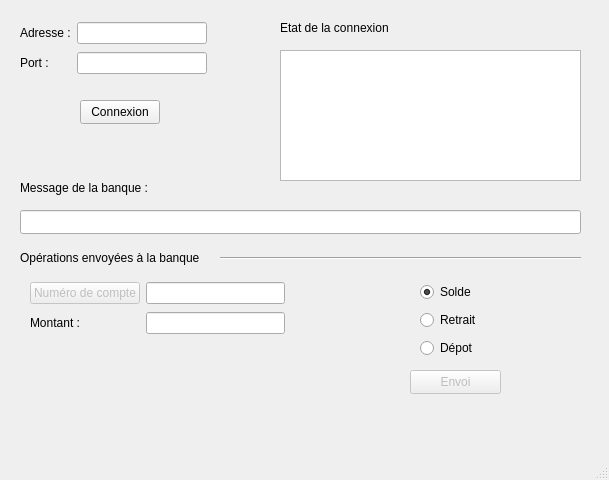
<?xml version="1.0" encoding="UTF-8"?>
<ui version="4.0">
 <class>DAB_MainWindow</class>
 <widget class="QMainWindow" name="DAB_MainWindow">
  <property name="geometry">
   <rect>
    <x>0</x>
    <y>0</y>
    <width>609</width>
    <height>480</height>
   </rect>
  </property>
  <property name="windowTitle">
   <string>DAB_MainWindow</string>
  </property>
  <widget class="QWidget" name="centralwidget">
   <widget class="QLabel" name="labelEtat">
    <property name="geometry">
     <rect>
      <x>280</x>
      <y>20</y>
      <width>131</width>
      <height>16</height>
     </rect>
    </property>
    <property name="text">
     <string>Etat de la connexion</string>
    </property>
   </widget>
   <widget class="QLabel" name="labelMessage">
    <property name="geometry">
     <rect>
      <x>20</x>
      <y>180</y>
      <width>141</width>
      <height>16</height>
     </rect>
    </property>
    <property name="text">
     <string>Message de la banque :</string>
    </property>
   </widget>
   <widget class="QLineEdit" name="lineEditMessage">
    <property name="geometry">
     <rect>
      <x>20</x>
      <y>210</y>
      <width>561</width>
      <height>24</height>
     </rect>
    </property>
    <property name="readOnly">
     <bool>true</bool>
    </property>
   </widget>
   <widget class="QLabel" name="labelOperation">
    <property name="geometry">
     <rect>
      <x>20</x>
      <y>250</y>
      <width>201</width>
      <height>16</height>
     </rect>
    </property>
    <property name="text">
     <string>Opérations envoyées à la banque</string>
    </property>
   </widget>
   <widget class="QPushButton" name="pushButtonConnexion">
    <property name="geometry">
     <rect>
      <x>80</x>
      <y>100</y>
      <width>80</width>
      <height>24</height>
     </rect>
    </property>
    <property name="text">
     <string>Connexion</string>
    </property>
   </widget>
   <widget class="QPushButton" name="pushButtonEnvoi">
    <property name="enabled">
     <bool>false</bool>
    </property>
    <property name="geometry">
     <rect>
      <x>410</x>
      <y>370</y>
      <width>91</width>
      <height>24</height>
     </rect>
    </property>
    <property name="text">
     <string>Envoi</string>
    </property>
    <property name="checkable">
     <bool>false</bool>
    </property>
    <property name="checked">
     <bool>false</bool>
    </property>
   </widget>
   <widget class="Line" name="line">
    <property name="geometry">
     <rect>
      <x>220</x>
      <y>250</y>
      <width>361</width>
      <height>16</height>
     </rect>
    </property>
    <property name="orientation">
     <enum>Qt::Horizontal</enum>
    </property>
   </widget>
   <widget class="QTextBrowser" name="textBrowserEtat">
    <property name="geometry">
     <rect>
      <x>280</x>
      <y>50</y>
      <width>301</width>
      <height>131</height>
     </rect>
    </property>
   </widget>
   <widget class="QWidget" name="">
    <property name="geometry">
     <rect>
      <x>20</x>
      <y>20</y>
      <width>187</width>
      <height>56</height>
     </rect>
    </property>
    <layout class="QGridLayout" name="gridLayout">
     <item row="0" column="0">
      <widget class="QLabel" name="labelAdresse">
       <property name="text">
        <string>Adresse :</string>
       </property>
      </widget>
     </item>
     <item row="0" column="1">
      <widget class="QLineEdit" name="lineEditAdresse"/>
     </item>
     <item row="1" column="0">
      <widget class="QLabel" name="labelPort">
       <property name="text">
        <string>Port :</string>
       </property>
      </widget>
     </item>
     <item row="1" column="1">
      <widget class="QLineEdit" name="lineEditPort"/>
     </item>
    </layout>
   </widget>
   <widget class="QWidget" name="">
    <property name="geometry">
     <rect>
      <x>30</x>
      <y>280</y>
      <width>255</width>
      <height>56</height>
     </rect>
    </property>
    <layout class="QGridLayout" name="gridLayout_2">
     <item row="0" column="0">
      <widget class="QPushButton" name="pushButtonNumeroCompte">
       <property name="enabled">
        <bool>false</bool>
       </property>
       <property name="text">
        <string>Numéro de compte</string>
       </property>
      </widget>
     </item>
     <item row="0" column="1">
      <widget class="QLineEdit" name="lineEditNumeroCompte"/>
     </item>
     <item row="1" column="0">
      <widget class="QLabel" name="labelMontant">
       <property name="text">
        <string>Montant :</string>
       </property>
      </widget>
     </item>
     <item row="1" column="1">
      <widget class="QLineEdit" name="lineEditMontant"/>
     </item>
    </layout>
   </widget>
   <widget class="QWidget" name="">
    <property name="geometry">
     <rect>
      <x>420</x>
      <y>280</y>
      <width>68</width>
      <height>80</height>
     </rect>
    </property>
    <layout class="QVBoxLayout" name="verticalLayout">
     <item>
      <widget class="QRadioButton" name="radioButtonSolde">
       <property name="text">
        <string>Solde</string>
       </property>
       <property name="checked">
        <bool>true</bool>
       </property>
      </widget>
     </item>
     <item>
      <widget class="QRadioButton" name="radioButtonRetrait">
       <property name="text">
        <string>Retrait</string>
       </property>
      </widget>
     </item>
     <item>
      <widget class="QRadioButton" name="radioButtonDepot">
       <property name="text">
        <string>Dépot</string>
       </property>
      </widget>
     </item>
    </layout>
   </widget>
  </widget>
  <widget class="QMenuBar" name="menubar">
   <property name="geometry">
    <rect>
     <x>0</x>
     <y>0</y>
     <width>609</width>
     <height>21</height>
    </rect>
   </property>
  </widget>
  <widget class="QStatusBar" name="statusbar"/>
 </widget>
 <resources/>
 <connections/>
</ui>
